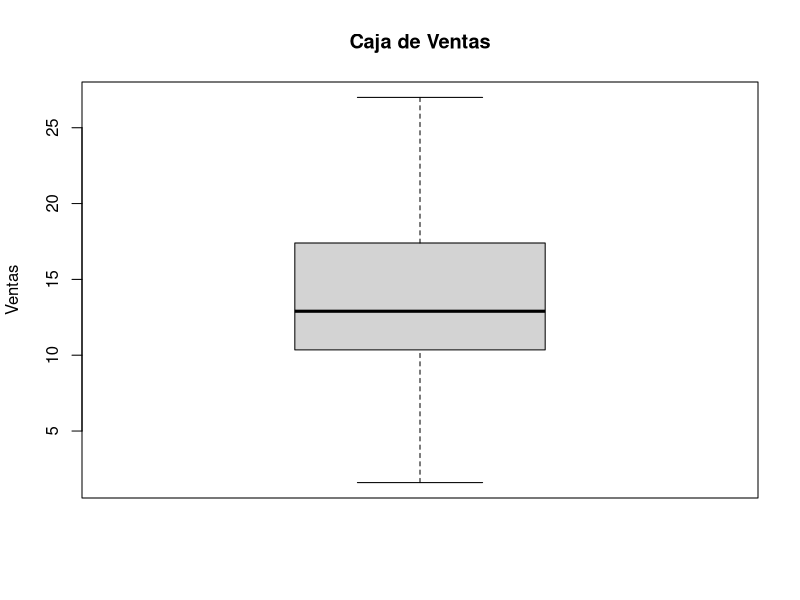

Write R code to recreate this figure. (Note: this script raises an error after producing the figure.)
# Proyecto Final.
# Estudiantes:
# Miguel Colorado 14-10237
# Jose Barrera    15-10123
# Carlos Sivira   15-11377

####################################################################
#Cargando el archivo del proyecto
sales = read.table("datosproy.txt", header = TRUE)
####################################################################
#Pregunta 1

# Ventas
ventas = sales$ventas
summary(ventas)
sd(ventas)
boxplot(ventas,main="Caja de Ventas",ylab="Ventas")

# Facebook
facebook = sales$facebook
summary(facebook)
sd(facebook)
boxplot(facebook,main="Caja de Facebook",ylab="Facebook")

# Periodico
periodico = sales$periodico
summary(periodico)
sd(periodico)
boxplot(periodico,main="Caja de Periodico",ylab="Periodico")

# Instagram
instagram = sales$instagram
summary(instagram)
sd(instagram)
boxplot(instagram,main="Caja de Instagram",ylab="Instagram")

# Tv
tv = sales$tv
summary(tv)
sd(tv)
boxplot(tv,main="Caja de Tv",ylab="Tv")

# Ebay
ebay = sales$ebay
summary(ebay)
sd(ebay)
boxplot(ebay,main="Caja de Tv",ylab="Ebay")

# Region
Region = sales$Region
summary(Region)
sd(Region)
boxplot(Region,main="Caja de Region",ylab="Region")

# Histogramas
hist(ventas,main="Histograma de Ventas",ylab="Frecuencia",xlab="Ventas")
hist(facebook,main="Histograma de Facebook",ylab="Frecuencia",xlab="Facebook")
hist(Periodico,main="Histograma de Periodico",ylab="Frecuencia",xlab="Periodico")
hist(instagram,main="Histograma de Instagram",ylab="Frecuencia",xlab="Instagram")
hist(tv,main="Histograma de Tv",ylab="Frecuencia",xlab="Tv")
hist(ebay,main="Histograma de Ebay",ylab="Frecuencia",xlab="Ebay")
hist(Region,main="Histograma de Region",ylab="Frecuencia",xlab="Region")

# Matriz de Correlacion
variables_cuant = sales[1:7]
sales.cor = cor(variables_cuant)
corrplot(datos.cor)

####################################################################
#Pregunta 2

#Calculo del intervalo de confianza para la media de ventas en la region 1
sales_per_region = sales$ventas[sales$Region == 1]
t.test(sales_per_region, conf.level = 0.95)$conf.int

#Calculo del intervalo de confianza para la media de ventas en la region 2
sales_per_region = sales$ventas[sales$Region == 2]
t.test(sales_per_region, conf.level = 0.95)$conf.int

#Calculo del intervalo de confianza para la media de ventas en la region 3
sales_per_region = sales$ventas[sales$Region == 3]
t.test(sales_per_region, conf.level = 0.95)$conf.int

#Calculo del intervalo de confianza para la media de ventas en la region 4
sales_per_region = sales$ventas[sales$Region == 4]
t.test(sales_per_region, conf.level = 0.95)$conf.int

####################################################################
#Pregunta 3

#1era posible variable independiente: facebook
ml1 = lm(sales$ventas ~ sales$facebook)
plot(sales$facebook, sales$ventas, main = "Ventas en función de la publicidad en Facebook", xlab = "Publicidad en Facebook", ylab = "Ventas")
abline(ml1)
summary(ml1)
plot(ml1, main = "Modelo 2.1")

sales$facebook

#2da posible variable independiente: periodico
ml2 = lm(sales$ventas ~ sales$periodico)
plot(sales$periodico, sales$ventas, main = "Ventas en función de la publicidad en Periodico", xlab = "Publicidad en Periodico", ylab = "Ventas")
abline(ml2)
summary(ml2)
plot(ml2, main = "Modelo 2.2")

#3era posible variable independiente: instagram
ml3 = lm(sales$ventas ~ sales$instagram)
plot(sales$instagram, sales$ventas, main = "Ventas en función de la publicidad en Instagram", xlab = "Publicidad en Instagram", ylab = "Ventas")
abline(ml3)
summary(ml3)
plot(ml3, main = "Modelo 2.3")

#4ta posible variable independiente: tv
ml4 = lm(sales$ventas ~ sales$tv)
plot(sales$tv, sales$ventas, main = "Ventas en función de la publicidad en TV", xlab = "Publicidad en Television", ylab = "Ventas")
abline(ml4)
summary(ml4)
plot(ml4, main = "Modelo 2.4")

#5ta posible variable independiente: ebay
ml5 = lm(sales$ventas ~ sales$ebay)
plot(sales$ebay, sales$ventas, main = "Ventas en función de la publicidad en Ebay", xlab = "Publicidad en Ebay", ylab = "Ventas")
abline(ml5)
summary(ml5)
plot(ml5, main = "Modelo 2.5")

#6ta posible variable independiente: region
ml6 = lm(sales$ventas ~ sales$Region)
plot(sales$Region, sales$ventas, main = "Ventas en función de la Region", xlab = "Publicidad en FB", ylab = "Ventas")
abline(ml6)
summary(ml6)
plot(ml6, main = "Modelo 2.6")
####################################################################
#Pregunta 4


####################################################################
#Pregunta 5

#Se obtienen las ventas de la primera region
sales_per_region = sales$ventas[sales$Region == 1]

#Se define la hipotesis nula como m0 igual a 150
m0 = 150
#La hipotesis alternativa sera que m0 es mayor a 150

#Se obtiene el tama?o de la muestra (grande 49>30)
n = length(sales_per_region)
#Se obtiene la media de la muestra
sample_mean = mean(sales_per_region)
#Se obtiene la media de la muestra
standard_deviation = sd(sales_per_region)

#Se calcula el estadistico Z por tratarse de una muestra grande
#z = ((sample_mean - m0) / (standard_deviation / sqrt(n)))

#Se obtiene el p-valor asociado a Z
#p_value = pnorm(Z, lower.tail=FALSE)
#p_value

#Se realiza el estudio de las las hipotesis propuestas
#t.test(sales_per_region, alternative = "upper", mu = 150, conf.level = 0.99)
####################################################################
#Pregunta 6

pesosNuevos <- data.frame(peso = c(43, 55, 70, 90, 65))
puntos<- data.frame(peso = seq(min(peso), max(peso), by = 0.5)) #Necesitamos para las bandas de confianza/predicción porque si no, se ven horribles y no se entiende nada
ml1 <- lm(estatura~peso)

#Fuente de como calcular el intervalo de predicción y graficar las bandas
#https://rpubs.com/joser/RegresionSimple

#Valores predecidos para los puntos dados
predict(ml1, pesosNuevos, interval = "predict")

#Graficamos el modelo y las bandas de confianza/predicción para un 95% de confianza
plot(peso, estatura, xlab = "Peso de los estudiantes", ylab = "Estatura de los estudiantes", main = "Estatura de los estudiantes en función del peso")
abline(ml1)

#Graficamos los intervalos de predicción
ip <- predict(ml1, puntos, interval = "predict")
lines(puntos$peso, ip[,2], lty = 2, col = "dodgerblue")
lines(puntos$peso, ip[,3], lty = 2, col = "dodgerblue") 

#Graficamos los intervalos de confianza
ic <- predict(ml1, puntos, interval = "confidence")
lines(puntos$peso, ic[,2], lty = 2)
lines(puntos$peso, ic[,3], lty = 2)
####################################################################
#Pregunta 6
####################################################################
#Pregunta 7
####################################################################
#Pregunta 8
####################################################################
